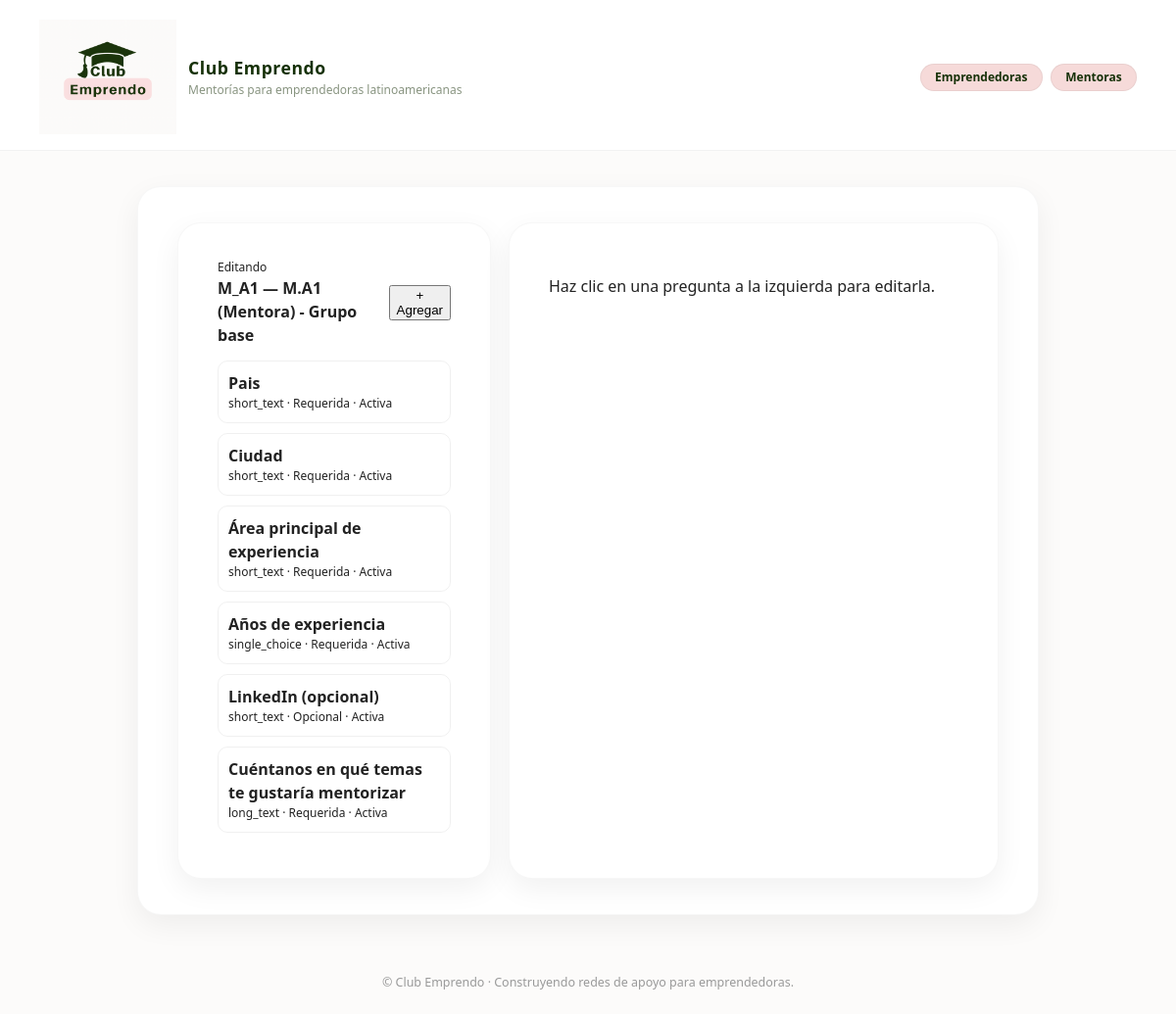
Before: /builder/form/3/ (signed in) with the older database file.
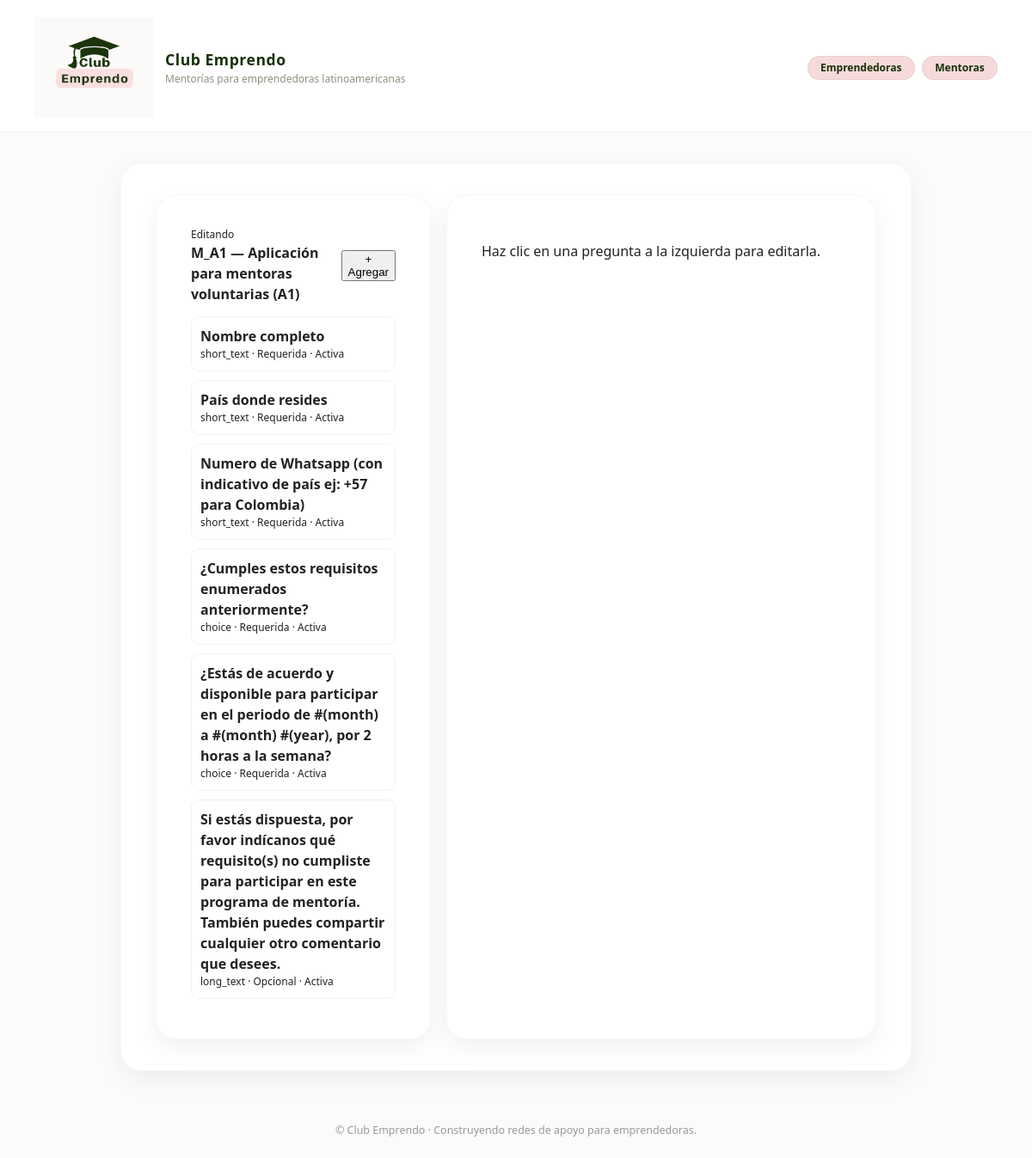
After: the same page with the newer database file.
### applications/models.py (models this page shows, shortened)
class FormDefinition(models.Model):
    slug = models.SlugField(unique=True)  # e.g. "E_A1" or "G6_E_A1"
    name = models.CharField(max_length=200)
    description = models.TextField(blank=True)
    is_master = models.BooleanField(default=False)
    group = models.ForeignKey(
        "applications.FormGroup",
        null=True,
        blank=True,
        on_delete=models.SET_NULL,
        related_name="forms",
    )
    is_public = models.BooleanField(
        default=True,
        help_text=(
            "Public forms are linked directly from the website (A1). "
            "A2 forms are private and used via invite link."
        ),
    )

class Question(models.Model):
    SHORT_TEXT = "short_text"
    LONG_TEXT = "long_text"
    INTEGER = "integer"
    BOOLEAN = "boolean"            # single checkbox
    CHOICE = "choice"              # single choice (radio/dropdown)
    MULTI_CHOICE = "multi_choice"  # multiple choice (checkbox list)
    FIELD_TYPES = [
        (SHORT_TEXT, "Short text"),
        (LONG_TEXT, "Long text"),
        (INTEGER, "Integer"),
        (BOOLEAN, "Yes/No (checkbox)"),
        (CHOICE, "Single choice"),
        (MULTI_CHOICE, "Multiple choice"),
    ]
    form = models.ForeignKey(
        FormDefinition,
        on_delete=models.CASCADE,
        related_name="questions",
    )
    text = models.CharField(max_length=255)
    help_text = models.TextField(blank=True)
    field_type = models.CharField(max_length=20, choices=FIELD_TYPES)
    required = models.BooleanField(default=True)
    position = models.PositiveIntegerField(default=0)
    slug = models.SlugField(
        help_text="Stable identifier for grading (e.g. 'm_a1_requisitos')."
    )
    active = models.BooleanField(default=True)
    class Meta:
        unique_together = ("form", "slug")
        ordering = ["position"]

### builder/views.py (the view)
# urls.py: path("form/<int:form_id>/", views.form_editor, name="form_editor"),
@staff_member_required
def form_editor(request, form_id):
    form_def = get_object_or_404(FormDefinition, id=form_id)
    questions = form_def.questions.all()
    return render(
        request,
        "builder/form_editor.html",
        {"form_def": form_def, "questions": questions},
    )

### builder/templates/builder/form_editor.html (shortened to what this page needs)
{% extends "applications/base.html" %}
{% block content %}
<div style="display:grid; grid-template-columns: 320px 1fr; gap: 18px;">
  <div class="ce-card">
    <div style="display:flex; justify-content:space-between; align-items:center;">
      <div>
        <div class="ce-muted" style="font-size:12px;">Editando</div>
        <div style="font-weight:800;">{{ form_def.slug }} — {{ form_def.name }}</div>
      </div>
      <button class="ce-btn"
              hx-post="{% url 'builder:question_add' form_def.id %}"
              hx-target="#question-list"
              hx-swap="innerHTML">
        + Agregar
      </button>
    </div>
    <div id="question-list" style="margin-top:14px;">
      {% include "builder/partials/question_list.html" %}
    </div>
  </div>
  <div class="ce-card">
    <div id="editor-panel">
      <p class="ce-muted">Haz clic en una pregunta a la izquierda para editarla.</p>
    </div>
  </div>
</div>
{% endblock %}

### builder/templates/builder/partials/question_list.html
<ul style="list-style:none; padding:0; margin:0;">
    {% for q in questions %}
      <li style="padding:10px; border:1px solid rgba(0,0,0,0.06); border-radius:10px; margin-bottom:10px; cursor:pointer;"
          hx-get="{% url 'builder:question_panel' q.id %}"
          hx-target="#editor-panel"
          hx-swap="innerHTML">
        <div style="font-weight:700;">{{ q.text|default:q.slug }}</div>
        <div class="ce-muted" style="font-size:12px;">
          {{ q.field_type }} · {% if q.required %}Requerida{% else %}Opcional{% endif %} · {% if q.active %}Activa{% else %}Oculta{% endif %}
        </div>
      </li>
    {% empty %}
      <li class="ce-muted">No hay preguntas todavía.</li>
    {% endfor %}
  </ul>

Changed rows visible on the page:
removed Question: text "Pais", field_type "short_text", required "Requerida", active "Activa"
removed Question: text "Ciudad", field_type "short_text", required "Requerida", active "Activa"
removed Question: text "Área principal de experiencia", field_type "short_text", required "Requerida", active "Activa"
removed Question: text "Años de experiencia", field_type "single_choice", required "Requerida", active "Activa"
removed Question: text "LinkedIn (opcional)", field_type "short_text", required "Opcional", active "Activa"
removed Question: text "Cuéntanos en qué temas te gustaría mentorizar", field_type "long_text", required "Requerida", active "Activa"
changed FormDefinition "M_A1": name "M.A1 (Mentora) - Grupo base" → "Aplicación para mentoras voluntarias (A1)"
added Question: text "Nombre completo", field_type "short_text", required "Requerida", active "Activa"
added Question: text "País donde resides", field_type "short_text", required "Requerida", active "Activa"
added Question: text "Numero de Whatsapp (con indicativo de país ej: +57 para Colombia)", field_type "short_text", required "Requerida", active "Activa"
added Question: text "¿Cumples estos requisitos enumerados anteriormente?", field_type "choice", required "Requerida", active "Activa"
added Question: text "¿Estás de acuerdo y disponible para participar en el periodo de #(month) a #(month) #(year), por 2 horas a la semana?", field_type "choice", required "Requerida", active "Activa"
added Question: text "Si estás dispuesta, por favor indícanos qué requisito(s) no cumpliste para participar en este programa de mentoría. También puedes compartir cualquier otro comentario que desees.", field_type "long_text", required "Opcional", active "Activa"
